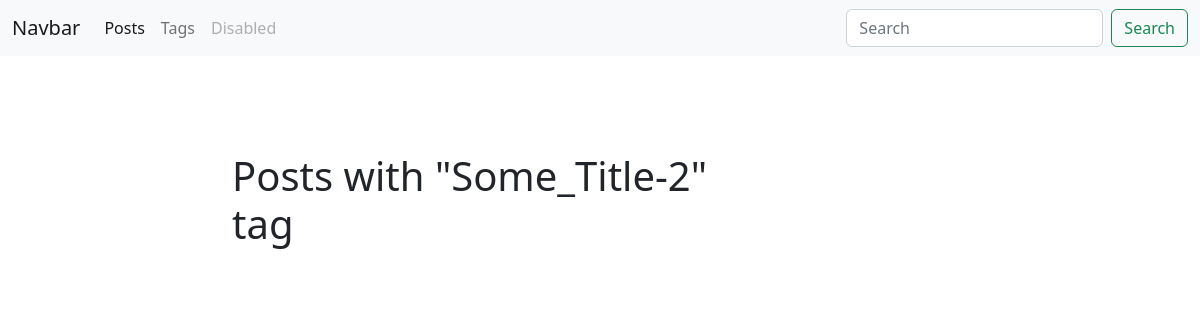
Page /tag/some_slug_new/ on the earlier database version.
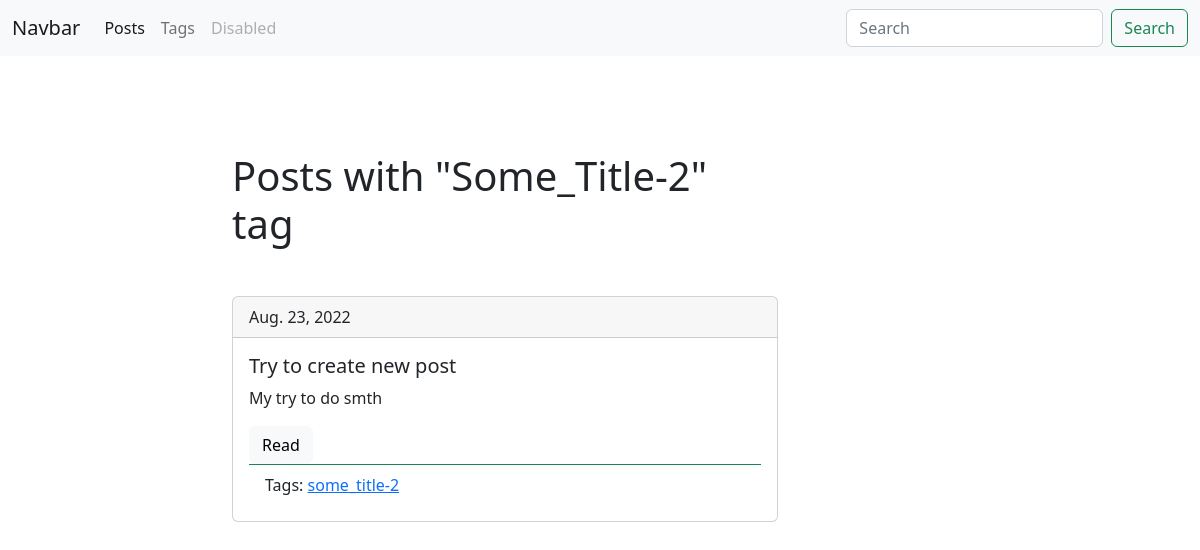
Same page on the later database version.
### blog/models.py (models this page shows, shortened)
class Tag(models.Model):
    title = models.CharField(max_length=50)
    slug = models.SlugField(max_length=50, unique=True)
    def get_absolute_url(self):
        return reverse('tag_detail_url', kwargs={'slug': self.slug})
    def __str__(self):
        return self.title
    class Meta:
        ordering = ['title']

class Post(models.Model):
    title = models.CharField(max_length=150, db_index=True)
    slug = models.SlugField(max_length=150, blank=True, unique=True)
    body = models.TextField(blank=True, db_index=True)
    tags = models.ManyToManyField("Tag", blank=True, related_name='posts')
    date_pub = models.DateField(auto_now_add=True)
    def get_absolute_url(self):
        return reverse('post_detail_url', kwargs={'slug': self.slug})
    class Meta:
        ordering = ['-date_pub']

### blog/views.py (the view)
# urls.py: path('tag/<str:slug>/', TagDetail.as_view(), name='tag_detail_url'),
class TagDetail(ObjectDetailMixin, View):
    model = Tag
    template = 'blog/tag_detail.html'

### blog/utils.py (called while the page is built)
    def get(self, request, slug):
        obj = get_object_or_404(self.model, slug__iexact=slug)
        return render(request, self.template, context={self.model.__name__.lower(): obj, 'admin_obj': obj, 'info': True})

### blog/templates/blog/tag_detail.html (shortened to what this page needs)
{% extends 'blog/base_blog.html' %}
{% block content %}
    <h1 class="mb-5">Posts with "{{ tag.title|title }}" tag</h1>
    {% for post in tag.posts.all %}
        {% include 'blog/includes/post_card.html' %}
    {% endfor %}
{% endblock %}

### blog/templates/blog/includes/post_card.html
<div class="card mb-4">
  <div class="card-header">
    {{ post.date_pub }}
  </div>
  <div class="card-body">
    <h5 class="card-title">{{ post.title }}</h5>
    <p class="card-text">{{ post.body | truncatewords:15 }}</p>
    <a href="{{ post.get_absolute_url }}" class="btn btn-light">Read</a>
    <div class="card-footer bg-transparent border-success">
      Tags:
    {% for tag in post.tags.all %}
      <a href="{{ tag.get_absolute_url }}"> {{ tag }}</a>
    {% endfor %}
    </div>
  </div>
</div>

Differences in the rows shown:
added Post: date_pub "Aug. 23, 2022", title "Try to create new post", body "My try to do smth", Tag (title "some_title-2")
